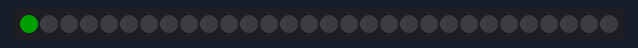
This sketch was run on a simulated Arduino Uno, built with avr-gcc and run on an emulated ATmega328P. Shown: 30 RGB LEDs in strip order, left to right. Dim RGB values are drawn brighter than linear.

Above: at 0.01 s.
At 0.37 s:
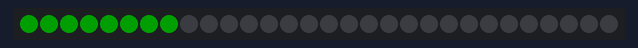
At 0.72 s:
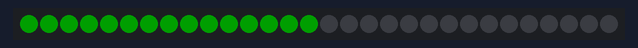
At 1.08 s:
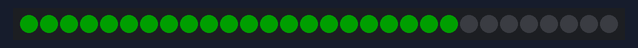
At 1.5 s:
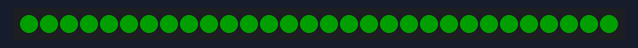

The sketch:

bike_leds.ino
```cpp
#include <Adafruit_NeoPixel.h>

// General program configuration
#define TIME_DELAY            1000

// BUTTONS
#define PIN_BUTTON 3

// LED INTENSITY
#define PIXEL_MIN_INTENSITY   0
#define PIXEL_MAX_INTENSITY   255
#define PIXEL_INTENSITY       30

// COLOR
#define BLACK 0
#define RED 1
#define ORANGE 2
#define YELLOW 3
#define GREEN 4
#define CYAN 5
#define BLUE 6
#define PURPLE 7
#define WHITE 8
#define PINK 9

// STRIP
#define FRONT 0
#define BRAKE 1
#define LEFT 2
#define RIGHT 3
#define DOWN 4

// STRIP CONFIG
#define PIN_STRIP 0
#define LEDS_TOTAL 1
#define LEDS_COLOR 2
#define PIN_ACTIVATION 3

// STRIP CONFIG OBJECT
int stripCfg[][4] = {
  //{ PIN_STRIP, LEDS_TOTAL, LEDS_COLOR, PIN_ACTIVATION }
  { 8, 10, WHITE, 1 }, // FRONT
  { 9, 25, RED, 2 }, // BRAKE
  { 9, 25, ORANGE, 3 }, // LEFT
  { 9, 25, ORANGE, 4 }, // RIGHT
  { 7, 30, GREEN, 5 } // DOWN
};

// STRIP OBJECT
Adafruit_NeoPixel strip[] = {
  Adafruit_NeoPixel(stripCfg[FRONT][LEDS_TOTAL], stripCfg[FRONT][PIN_STRIP], NEO_GRB + NEO_KHZ800), // FRONT
  Adafruit_NeoPixel(stripCfg[BRAKE][LEDS_TOTAL], stripCfg[BRAKE][PIN_STRIP], NEO_GRB + NEO_KHZ800), // BRAKE
  Adafruit_NeoPixel(stripCfg[LEFT][LEDS_TOTAL], stripCfg[LEFT][PIN_STRIP], NEO_GRB + NEO_KHZ800), // LEFT
  Adafruit_NeoPixel(stripCfg[RIGHT][LEDS_TOTAL], stripCfg[RIGHT][PIN_STRIP], NEO_GRB + NEO_KHZ800), // RIGHT
  Adafruit_NeoPixel(stripCfg[DOWN][LEDS_TOTAL], stripCfg[DOWN][PIN_STRIP], NEO_GRB + NEO_KHZ800) // DOWN
};
#define MAX_STRIPS (sizeof(strip)/sizeof(strip[0]))

uint32_t color[] = {
  strip[0].Color(PIXEL_MIN_INTENSITY, PIXEL_MIN_INTENSITY, PIXEL_MIN_INTENSITY), // BLACK
  strip[0].Color(PIXEL_INTENSITY, PIXEL_MIN_INTENSITY, PIXEL_MIN_INTENSITY),     // RED
  strip[0].Color(PIXEL_INTENSITY, PIXEL_INTENSITY*0.25, PIXEL_MIN_INTENSITY),    // ORANGE
  strip[0].Color(PIXEL_INTENSITY, PIXEL_INTENSITY, PIXEL_MIN_INTENSITY),         // YELLOW
  strip[0].Color(PIXEL_MIN_INTENSITY, PIXEL_INTENSITY, PIXEL_MIN_INTENSITY),     // GREEN
  strip[0].Color(PIXEL_MIN_INTENSITY, PIXEL_INTENSITY, PIXEL_INTENSITY),         // CYAN
  strip[0].Color(PIXEL_MIN_INTENSITY, PIXEL_MIN_INTENSITY, PIXEL_INTENSITY),     // BLUE
  strip[0].Color(PIXEL_INTENSITY, PIXEL_MIN_INTENSITY, PIXEL_INTENSITY),         // PURPLE
  strip[0].Color(PIXEL_INTENSITY, PIXEL_INTENSITY, PIXEL_INTENSITY),             // WHITE
  strip[0].Color(PIXEL_INTENSITY, PIXEL_MIN_INTENSITY, PIXEL_INTENSITY*0.2)      // PINK
};

////////////////
// ANIMATIONS //
////////////////
void animLoadingBar(int stripIndex, int colorIndex, int animDuration){
  int deltaTime = animDuration / stripCfg[stripIndex][LEDS_TOTAL];
  for(int led=0; led<stripCfg[stripIndex][LEDS_TOTAL]; led++) {
    strip[stripIndex].setPixelColor(led, color[colorIndex]);
    strip[stripIndex].show();
    delay(deltaTime);
  }
}

void animPulsating(int stripIndex, int colorIndex) {
  for(int led=0; led<stripCfg[stripIndex][LEDS_TOTAL]; led++) {
    strip[stripIndex].setPixelColor(led, color[colorIndex]);
    strip[stripIndex].show();
    delay(1000);
  }
}

////////////////////////////////
// Program pre-initialization //
////////////////////////////////
void setup() {
  strip[DOWN].begin();
  animLoadingBar(DOWN, GREEN, 1500);
}

///////////////
// Main loop //
///////////////
bool debug = true;
void loop() {
  delay(1000);
}
```
